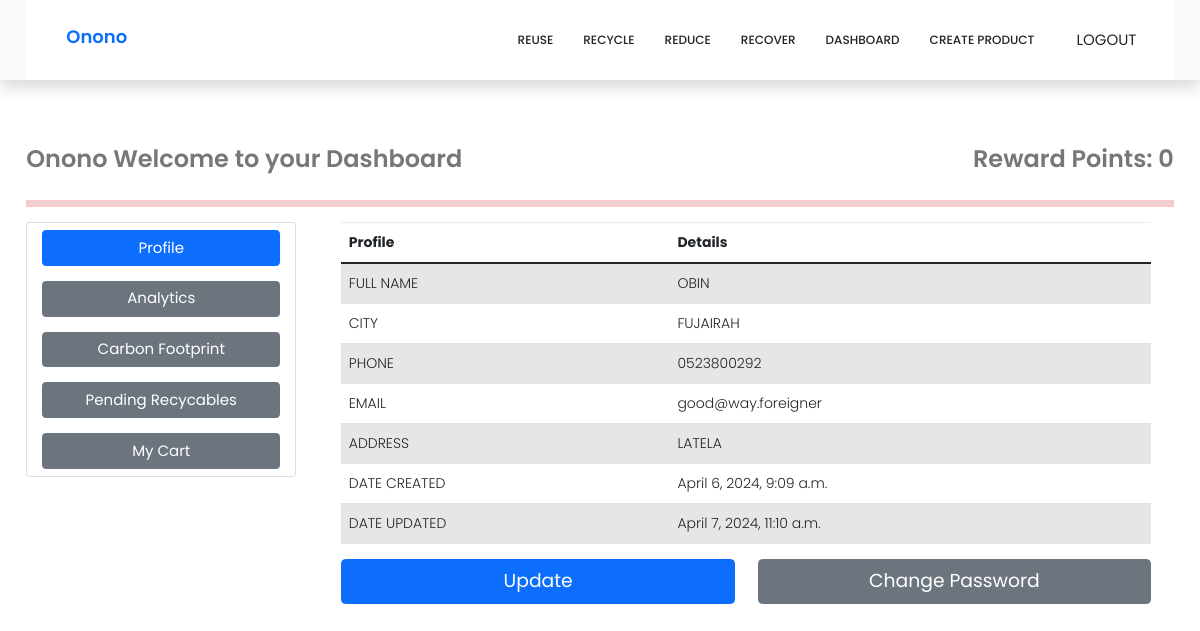
The page /information/ (signed in) on the database as committed earlier.
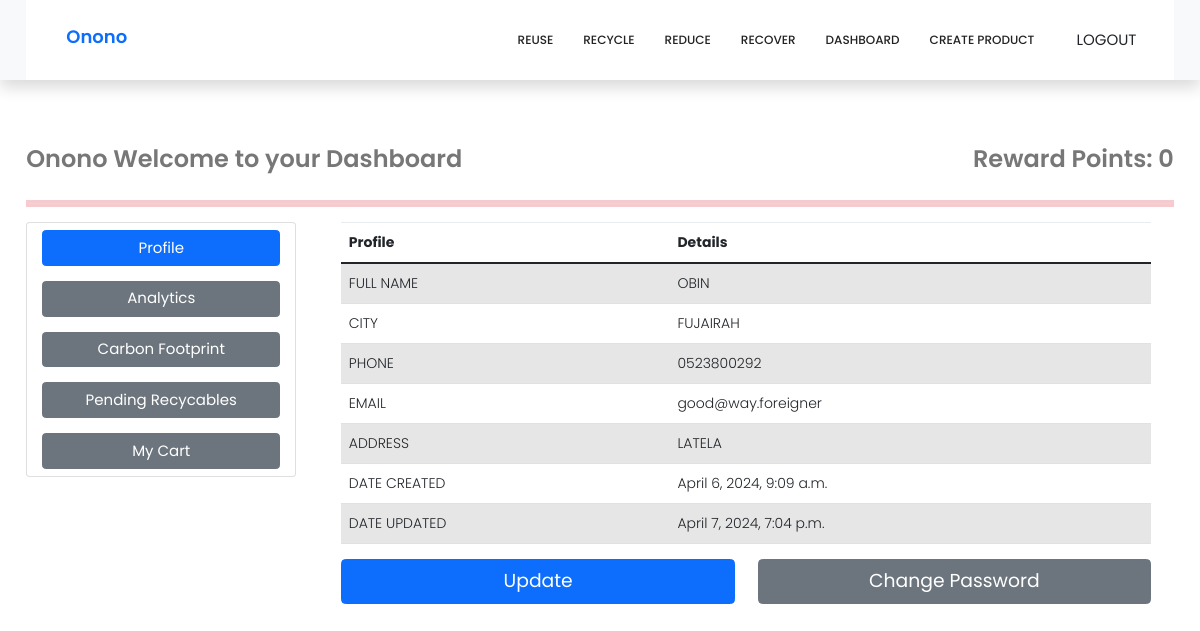
The same page on the database as committed later.
### myapp/models.py (models this page shows, shortened)
class ProfileUser(models.Model):
    user = models.OneToOneField(User, verbose_name=_("User"), on_delete=models.CASCADE)
    address = models.CharField(_("Address"), max_length=50)
    phone = models.CharField(_("Phone"), max_length=10)
    full_name = models.CharField(_("Full Name"), max_length=50, null=False, blank=False, default="")
    city = models.CharField(_("City"), max_length=50,choices=MANUFACTURE_LOCATION_CHOICES, default="AD")
    country = models.CharField(_("Country"), max_length=50)
    country_origin = models.CharField(_("Country Origin"), max_length=50, choices=COUNTRIES, default="UAE")
    date_created = models.DateTimeField(_("Date Created"), auto_now=False, auto_now_add=True)
    date_updated = models.DateTimeField(_("Date Updated"), auto_now=True, auto_now_add=False)
    email =     models.EmailField(_("email"), max_length=20, default="")
    user_type = models.CharField(_("User Type"), max_length=50, choices=CHOICES_FOR_USERS, default="CS")

### myapp/views.py (the view)
# urls.py: path("information/", views.Information, name="information"),
def Information(request):
    info = ProfileUser.objects.filter(user=request.user)
    return render(request, "information.html", locals())

### myapp/templates/information.html (shortened to what this page needs)
{% extends "base.html" %}
{% load static %}
{% block main-content %}
<div class="container my-5">
    <div class="row justify-content-between">
        <div class="col-auto">
            <h3>{{ user.username | capfirst }} Welcome to your Dashboard</h3>
        </div>
        <div class="col-auto">
            <h3>Reward Points: 0</h3>
        </div>
    </div>
    <hr class="border border-danger border-3 opacity-50">
    <div class="row">
        <div class="col-sm-3">
            <ul class="list-group">
                <li class="list-group-item"><a href="{% url 'information' %}" class="btn btn-primary btn-block">Profile</a></li>
                <li class="list-group-item"><a href="{% url 'analytics' %}" class="btn btn-secondary btn-block">Analytics</a></li>
                <li class="list-group-item"><a href="{% url 'carbon' %}" class="btn btn-secondary btn-block">Carbon Footprint</a></li>
                <li class="list-group-item"><a href="{% url 'recycables' %}" class="btn btn-secondary btn-block">Pending Recycables</a></li>
                <li class="list-group-item"><a href="{% url 'cart' %}" class="btn btn-secondary btn-block">My Cart</a></li>
            </ul>
        </div>
        <div class="col-sm-9">
            {% if info %}
            {% for data in info %}
            <div class="container">
                <table class="table table-striped">
                    <thead>
                        <tr>
                            <th>Profile</th>
                            <th>Details</th>
                        </tr>
                    </thead>
                    <tbody>
                        <tr>
                            <td>FULL NAME</td>
                            <td>{{ data.full_name | upper }}</td>
                        </tr>
                        <tr>
                            <td>CITY</td>
                            <td>{{ data.get_city_display | upper }}</td>
                        </tr>
                        <tr>
                            <td>PHONE</td>
                            <td>{{ data.phone | upper }}</td>
                        </tr>
                        <tr>
                            <td>EMAIL</td>
                            <td>{{ data.email }}</td>
                        </tr>
                        <tr>
                            <td>ADDRESS</td>
                            <td>{{ data.address | upper }}</td>
                        </tr>
                        <tr>
                            <td>DATE CREATED</td>
                            <td>{{ data.date_created }}</td>
                        </tr>
                        <tr>
                            <td>DATE UPDATED</td>
                            <td>{{ data.date_updated }}</td>
                        </tr>
                    </tbody>
                </table>
                <div class="row">
                    <div class="col-md-6">
                        <a href="{% url 'update_profile' data.pk %}" class="btn btn-primary btn-lg btn-block">Update</a>
                    </div>
                    <div class="col-md-6">
                        <a href="{% url 'passwordchange' %}" class="btn btn-secondary btn-lg btn-block">Change Password</a>
                    </div>
                </div>
            </div>
            {% endfor %}
            {% endif %}
        </div>
    </div>
</div>
{% endblock main-content %}

Rows that differ between the two databases and show on the page:
changed ProfileUser "OBIN": date_updated "April 7, 2024, 11:10 a.m." → "April 7, 2024, 7:04 p.m."
